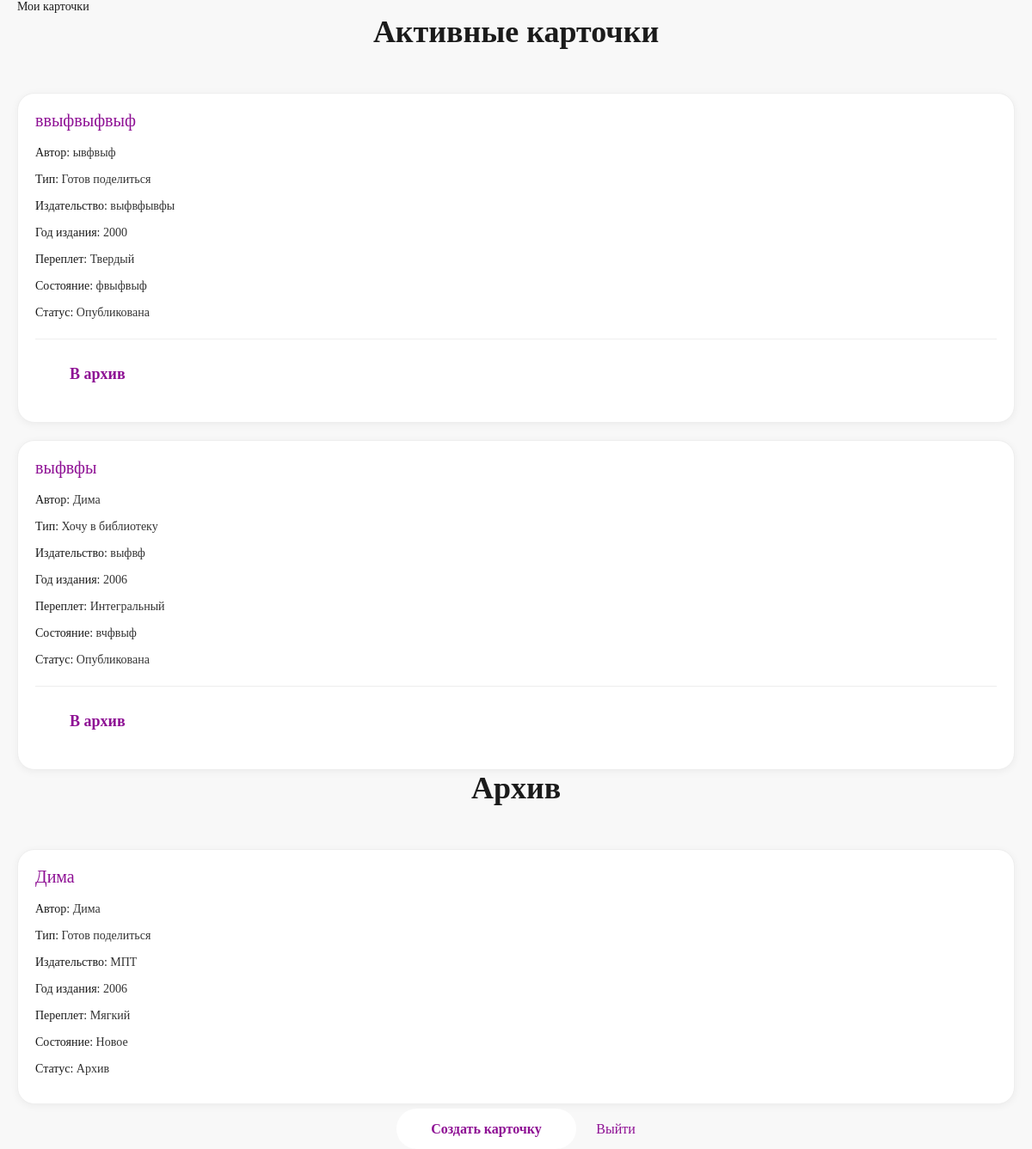
The app's page /my_cards.php (signed in) with its own data.
### tables this page shows
CREATE TABLE `cards` (
  `id` int NOT NULL,
  `user_id` int NOT NULL,
  `author` varchar(100) NOT NULL,
  `title` varchar(255) NOT NULL,
  `type` enum('share','want') NOT NULL,
  `publisher` varchar(100) DEFAULT NULL,
  `year_published` int DEFAULT NULL,
  `binding` varchar(50) DEFAULT NULL,
  `condition_desc` text,
  `status` enum('На рассмотрении','Опубликована','Отклонена','Архив') DEFAULT 'На рассмотрении',
  `rejection_reason` text,
  `created_at` timestamp NULL DEFAULT CURRENT_TIMESTAMP
);

### my_cards.php (the view, shortened to what this page needs)
<?php
require_once('db.php');
$user_id = $_SESSION['user_id'];
$stmt = $conn->prepare("
    SELECT * FROM cards
    WHERE user_id = ? AND status != 'Архив'
    ORDER BY created_at DESC
");
$stmt->bind_param("i", $user_id);
$stmt->execute();
$active_cards = $stmt->get_result();
$stmt = $conn->prepare("
    SELECT * FROM cards
    WHERE user_id = ? AND status = 'Архив'
    ORDER BY created_at DESC
");
$stmt->bind_param("i", $user_id);
$stmt->execute();
$archived_cards = $stmt->get_result();
?>
<!DOCTYPE html>
<html>
<head>
    <link rel="stylesheet" href="./css/style.css">
</head>
<body>
    <div class="container">
        <h1>Мои карточки</h1>
        <h2 class="subtitle">Активные карточки</h2>
        <div class="card-list">
            <?php if($active_cards->num_rows > 0): ?>
                <?php while($card = $active_cards->fetch_assoc()): ?>
                    <div class="card">
                        <h3><?php echo htmlspecialchars($card['title']); ?></h3>
                        <p><strong>Автор:</strong> <?php echo htmlspecialchars($card['author']); ?></p>
                        <p><strong>Тип:</strong> <?php echo $card['type'] === 'share' ? 'Готов поделиться' : 'Хочу в библиотеку'; ?></p>
                        <?php if($card['publisher']): ?>
                            <p><strong>Издательство:</strong> <?php echo htmlspecialchars($card['publisher']); ?></p>
                        <?php endif; ?>
                        <?php if($card['year_published']): ?>
                            <p><strong>Год издания:</strong> <?php echo htmlspecialchars($card['year_published']); ?></p>
                        <?php endif; ?>
                        <?php if($card['binding']): ?>
                            <p><strong>Переплет:</strong> <?php echo htmlspecialchars($card['binding']); ?></p>
                        <?php endif; ?>
                        <?php if($card['condition_desc']): ?>
                            <p><strong>Состояние:</strong> <?php echo htmlspecialchars($card['condition_desc']); ?></p>
                        <?php endif; ?>
                        <p><strong>Статус:</strong> <span class="status status-<?php echo strtolower(str_replace(' ', '', $card['status'])); ?>">
                            <?php echo $card['status']; ?>
                        </span></p>
                        <div class="actions">
                            <form action="archive_card.php" method="post" style="width: 100%;">
                                <button type="submit" class="btn">В архив</button>
                            </form>
                        </div>
                    </div>
                <?php endwhile; ?>
            <?php else: ?>
                <p>У вас пока нет активных карточек</p>
            <?php endif; ?>
        </div>
        <h2 class="subtitle">Архив</h2>
        <div class="card-list">
            <?php if($archived_cards->num_rows > 0): ?>
                <?php while($card = $archived_cards->fetch_assoc()): ?>
                    <div class="card">
                        <h3><?php echo htmlspecialchars($card['title']); ?></h3>
                        <p><strong>Автор:</strong> <?php echo htmlspecialchars($card['author']); ?></p>
                        <p><strong>Тип:</strong> <?php echo $card['type'] === 'share' ? 'Готов поделиться' : 'Хочу в библиотеку'; ?></p>
                        <?php if($card['publisher']): ?>
                            <p><strong>Издательство:</strong> <?php echo htmlspecialchars($card['publisher']); ?></p>
                        <?php endif; ?>
                        <?php if($card['year_published']): ?>
                            <p><strong>Год издания:</strong> <?php echo htmlspecialchars($card['year_published']); ?></p>
                        <?php endif; ?>
                        <?php if($card['binding']): ?>
                            <p><strong>Переплет:</strong> <?php echo htmlspecialchars($card['binding']); ?></p>
                        <?php endif; ?>
                        <?php if($card['condition_desc']): ?>
                            <p><strong>Состояние:</strong> <?php echo htmlspecialchars($card['condition_desc']); ?></p>
                        <?php endif; ?>
                        <p><strong>Статус:</strong> <span class="status status-архив">Архив</span></p>
                    </div>
                <?php endwhile; ?>
            <?php else: ?>
                <p>В архиве пока нет карточек</p>
            <?php endif; ?>
        </div>
        <div class="nav">
            <a href="create_card.php" class="btn">Создать карточку</a>
            <a href="logout.php">Выйти</a>
        </div>
    </div>
</body>
</html>

### css/style.css (style rules this page uses)
* { font-family: "Candara"; font-size: 14px; font-style: normal; font-weight: 400; line-height: normal; padding: 0; margin: 0; box-sizing: border-box; }
a { list-style: none; text-decoration: none; color: #1B1B1B; }
.container { max-width: 1600px; min-width: 1200px; padding: 0 20px; margin: 0 auto; text-align: left; }
body { background: #F8F8F8; color: #1B1B1B; }
.btn { background: #FFFFFF; color: #8E1094; border: none; padding: 15px 40px; font-size: 18px; font-weight: 600; border-radius: 40px; cursor: pointer; transition: transform 0.3s ease; }
.subtitle { font-size: 36px; font-weight: 700; text-align: center; margin-bottom: 50px; color: #1B1B1B; }
.nav { text-align: center; margin-top: 20px; }
.nav a { color: #8E1094; text-decoration: none; margin: 0 10px; font-size: 16px; transition: color 0.3s ease; }
.card-list { display: grid; gap: 20px; margin-top: 30px; }
.card { background: #FFFFFF; padding: 20px; border-radius: 20px; box-shadow: 0 2px 10px rgba(0, 0, 0, 0.05); border: 1px solid #EEEEEE; }
.card h3 { color: #8E1094; margin-top: 0; margin-bottom: 15px; font-size: 20px; }
.card p { margin-bottom: 10px; line-height: 1.5; color: #333333; }
.card strong { color: #1B1B1B; }
.card .actions { margin-top: 20px; padding-top: 15px; border-top: 1px solid #EEEEEE; }
.card .actions .btn { margin-bottom: 10px; }

### records on screen
cards: title "ввыфвыфвыф", author "ывфвыф", type "Готов поделиться", publisher "выфвфывфы", year_published "2000", binding "Твердый", condition_desc "фвыфвыф", status "Опубликована"
cards: title "выфвфы", author "Дима", type "Хочу в библиотеку", publisher "выфвф", year_published "2006", binding "Интегральный", condition_desc "вчфвыф", status "Опубликована"
cards: title "Дима", author "Дима", type "Готов поделиться", publisher "МПТ", year_published "2006", binding "Мягкий", condition_desc "Новое"
